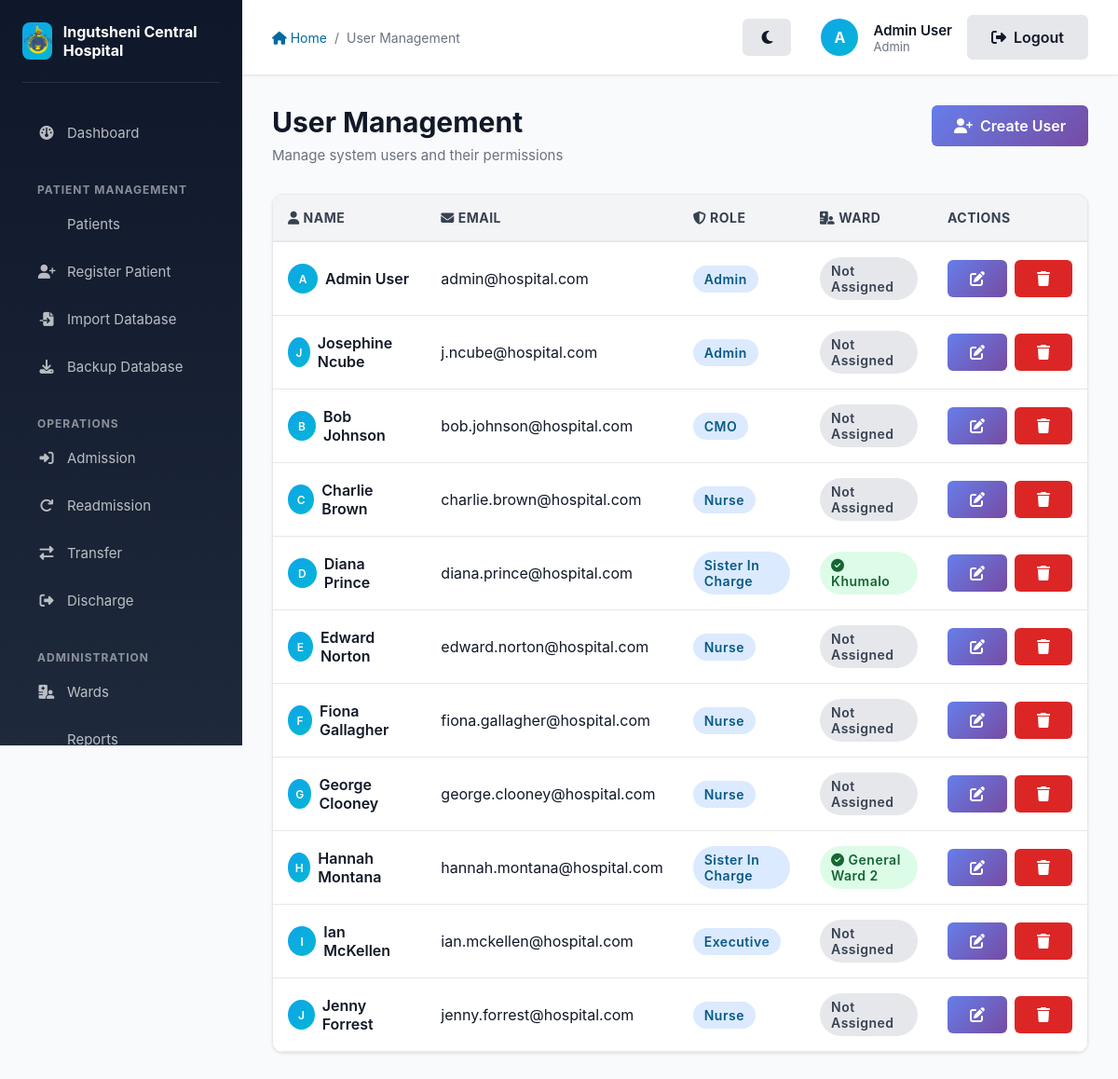
The app's page /auth/users (signed in) with its own data.
### app/models/models.py (models this page shows, shortened)
class User(db.Model, UserMixin):
    __tablename__ = 'users'
    id = db.Column(db.Integer, primary_key=True)
    name = db.Column(db.String(100), nullable=False)
    email = db.Column(db.String(120), unique=True, nullable=False)
    password_hash = db.Column(db.String(128), nullable=False)
    role_id = db.Column(db.Integer, db.ForeignKey('roles.id'), nullable=False)
    ward_id = db.Column(db.Integer, db.ForeignKey('wards.id'), nullable=True)

class Role(db.Model):
    __tablename__ = 'roles'
    id = db.Column(db.Integer, primary_key=True)
    name = db.Column(db.String(50), unique=True, nullable=False)
    users = db.relationship('User', backref='role_obj', lazy=True)

class Ward(db.Model):
    __tablename__ = 'wards'
    id = db.Column(db.Integer, primary_key=True)
    name = db.Column(db.String(100), unique=True, nullable=False)
    type = db.Column(db.String(50), nullable=False) # Admission, General, Discharge
    capacity = db.Column(db.Integer, nullable=True)
    is_permanent_residence = db.Column(db.Boolean, default=False, nullable=False)
    users = db.relationship('User', backref='ward_obj', lazy=True)
    patients = db.relationship('Patient', backref='current_ward', lazy=True)

### app/auth/routes.py (the view)
@auth.route('/users')
@login_required
@role_required(['Admin'])
def manage_users():
    users = User.query.all()
    return render_template('auth/manage_users.html', users=users)

### app/auth/utils.py (called while the page is built)
def role_required(roles):
    def decorator(f):
        @wraps(f)
        def decorated_function(*args, **kwargs):
            if not current_user.is_authenticated or current_user.role_obj.name not in roles:
                abort(403)
            return f(*args, **kwargs)
        return decorated_function
    return decorator

### app/models/models.py (called while the page is built)
@login_manager.user_loader
def load_user(user_id):
    return User.query.get(int(user_id))

### app/templates/auth/manage_users.html (shortened to what this page needs)
{% extends "layout.html" %}
{% block breadcrumb %}
    <a href="{{ url_for('main.index') }}"><i class="fas fa-home"></i> Home</a>
    <span>/</span>
    <span>User Management</span>
{% endblock %}
{% block content %}
    <div class="page-header flex-between" style="display: flex; justify-content: space-between; align-items: flex-start;">
        <div>
            <h1 class="page-title">User Management</h1>
            <p class="page-subtitle">Manage system users and their permissions</p>
        </div>
        <a href="{{ url_for('auth.create_user') }}" class="btn btn-primary">
            <i class="fas fa-user-plus"></i> Create User
        </a>
    </div>
    {% if users %}
        <div class="card">
            <div class="table-responsive">
                <table class="table">
                    <thead>
                        <tr>
                            <th><i class="fas fa-user"></i> Name</th>
                            <th><i class="fas fa-envelope"></i> Email</th>
                            <th><i class="fas fa-shield-alt"></i> Role</th>
                            <th><i class="fas fa-hospital-user"></i> Ward</th>
                            <th style="width: 150px;">Actions</th>
                        </tr>
                    </thead>
                    <tbody>
                        {% for user in users %}
                            <tr>
                                <td>
                                    <div class="flex gap-2" style="display: flex; align-items: center; gap: 0.5rem;">
                                        <div style="width: 32px; height: 32px; background: linear-gradient(135deg, #0ea5e9 0%, #06b6d4 100%); border-radius: 50%; display: flex; align-items: center; justify-content: center; color: white; font-weight: 600; font-size: 0.75rem;">
                                            {{ user.name[0].upper() }}
                                        </div>
                                        <span class="font-semibold">{{ user.name }}</span>
                                    </div>
                                </td>
                                <td>{{ user.email }}</td>
                                <td>
                                    <span class="badge badge-primary">{{ user.role_obj.name }}</span>
                                </td>
                                <td>
                                    {% if user.ward_obj %}
                                        <span class="badge badge-success"><i class="fas fa-check-circle"></i> {{ user.ward_obj.name }}</span>
                                    {% else %}
                                        <span class="badge badge-neutral">Not Assigned</span>
                                    {% endif %}
                                </td>
                                <td>
                                    <div style="display: flex; gap: 0.5rem;">
                                        <a href="{{ url_for('auth.update_user', user_id=user.id) }}" class="btn btn-sm btn-primary" title="Edit user">
                                            <i class="fas fa-edit"></i>
                                        </a>
                                        <form action="{{ url_for('auth.delete_user', user_id=user.id) }}" method="POST" style="display: inline;" onsubmit="return confirm('Are you sure you want to delete this user?');">
                                            <button type="submit" class="btn btn-sm btn-danger" title="Delete user">
                                                <i class="fas fa-trash"></i>
                                            </button>
                                        </form>
                                    </div>
                                </td>
                            </tr>
                        {% endfor %}
                    </tbody>
                </table>
            </div>
        </div>
    {% endif %}
{% endblock %}

### app/templates/layout.html (shortened to what this page needs)
<!DOCTYPE html>
<html lang="en">
<head>
    <link rel="stylesheet" href="{{ url_for('static', filename='style.css') }}">
    <link rel="stylesheet" href="https://cdnjs.cloudflare.com/ajax/libs/font-awesome/6.4.0/css/all.min.css">
</head>
<body>
    <aside class="sidebar no-print" id="sidebar">
        <div class="sidebar-header">
            <div class="sidebar-logo">
                <img src="{{ url_for('static', filename='images/logo.png') }}" alt="Ingutsheni Central Hospital Logo">
            </div>
            <div class="sidebar-title">Ingutsheni Central Hospital</div>
        </div>
        <nav class="sidebar-nav">
            <li><a href="{{ url_for('main.index') }}" class="{% if request.endpoint == 'main.index' %}active{% endif %}">
                <i class="fas fa-dashboard"></i> Dashboard
            </a></li>
        </nav>
        {% if current_user.is_authenticated %}
            <div class="sidebar-section-title">Patient Management</div>
            <nav class="sidebar-nav">
                <li><a href="{{ url_for('patients.list_patients') }}" class="{% if request.endpoint == 'patients.list_patients' %}active{% endif %}">
                     Patients
                </a></li>
                <li><a href="{{ url_for('patients.register_patient') }}" class="{% if request.endpoint == 'patients.register_patient' %}active{% endif %}">
                    <i class="fas fa-user-plus"></i> Register Patient
                </a></li>
                {% if current_user.role_obj.name in ['Admin', 'CMO'] %}
                <li><a href="{{ url_for('patients.import_database') }}" class="{% if request.endpoint == 'patients.import_database' %}active{% endif %}">
                    <i class="fas fa-file-import"></i> Import Database
                </a></li>
                <li><a href="{{ url_for('patients.backup_database') }}" class="{% if request.endpoint == 'patients.backup_database' %}active{% endif %}">
                    <i class="fas fa-download"></i> Backup Database
                </a></li>
                {% endif %}
            </nav>
            <div class="sidebar-section-title">Operations</div>
            <nav class="sidebar-nav">
                <li><a href="{{ url_for('patients.list_patients') }}" class="{% if request.endpoint == 'patients.admit_patient' %}active{% endif %}">
                    <i class="fas fa-sign-in-alt"></i> Admission
                </a></li>
                <li><a href="{{ url_for('patients.readmit_patient') }}" class="{% if request.endpoint in ['patients.readmit_patient', 'patients.readmit_patient_details'] %}active{% endif %}">
                    <i class="fas fa-redo"></i> Readmission
                </a></li>
                <li><a href="{{ url_for('patients.list_patients') }}" class="{% if request.endpoint == 'transfers.transfer_patient' %}active{% endif %}">
                    <i class="fas fa-exchange-alt"></i> Transfer
                </a></li>
                <li><a href="{{ url_for('patients.list_patients') }}" class="{% if request.endpoint == 'patients.discharge_patient' %}active{% endif %}">
                    <i class="fas fa-sign-out-alt"></i> Discharge
                </a></li>
            </nav>
            <div class="sidebar-section-title">Administration</div>
            <nav class="sidebar-nav">
                <li><a href="{{ url_for('wards.list_wards') }}" class="{% if request.endpoint == 'wards.list_wards' %}active{% endif %}">
                    <i class="fas fa-hospital-user"></i> Wards
                </a></li>
                <li><a href="{{ url_for('reports.view_reports') }}" class="{% if request.endpoint == 'reports.view_reports' %}active{% endif %}">
                     Reports
                </a></li>
            </nav>
        {% endif %}
    </aside>
    <div class="main-content">
        <div class="top-bar no-print">
            <div class="top-bar-left">
                <div class="breadcrumb">
                    {% block breadcrumb %}{% endblock %}
                </div>
            </div>
            <div class="top-bar-right" style="display: flex; align-items: center; gap: 1rem;">
                <div style="display: flex; align-items: center; gap: 1rem; margin-right: 1rem;">
                    <button id="themeToggle" class="btn btn-secondary btn-sm" title="Toggle Dark/Light Mode" style="border-radius: 50%; width: 40px; height: 40px; padding: 0;">
                        <i class="fas fa-moon"></i>
                    </button>
                </div>
                {% if current_user.is_authenticated %}
                    <div class="user-menu">
                        <div class="user-avatar" title="{{ current_user.name }}">
                            {{ current_user.name[0].upper() }}
                        </div>
                        <div class="user-info">
                            <div class="user-name">{{ current_user.name }}</div>
                            <div class="user-role">{{ current_user.role_obj.name }}</div>
                        </div>
                    </div>
                    <a href="{{ url_for('auth.logout') }}" class="btn btn-secondary btn-sm">
                        <i class="fas fa-sign-out-alt"></i> Logout
                    </a>
                {% else %}
                    <a href="{{ url_for('auth.login') }}" class="btn btn-primary btn-sm">
                        <i class="fas fa-sign-in-alt"></i> Login
                    </a>
                {% endif %}
            </div>
        </div>
        <div class="page-content">
            {% block content %}{% endblock %}
        </div>
    </div>
</body>
</html>

### app/static/style.css (style rules this page uses)
:root { --primary: #0369a1; --primary-light: #0ea5e9; --primary-dark: #075985; --success: #16a34a; --success-light: #22c55e; --danger: #dc2626; --warning: #f59e0b; --info: #3b82f6; --neutral: #6b7280; --gray-50: #f9fafb; --gray-100: #f3f4f6; --gray-200: #e5e7eb; --gray-300: #d1d5db; --gray-400: #9ca3af; --gray-500: #6b7280; --gray-600: #4b5563; --gray-700: #374151; --gray-800: #1f2937; --gray-900: #111827; --body-bg: var(--gray-50); --card-bg: #ffffff; --sidebar-bg: linear-gradient(180deg, #0f172a 0%, #1e293b 100%); --topbar-bg: #ffffff; --text-main: var(--gray-900); --text-muted: var(--gray-500); --border-color: var(--gray-200); }
* { margin: 0; padding: 0; box-sizing: border-box; }
body { font-family: -apple-system, BlinkMacSystemFont, 'Segoe UI', 'Roboto', 'Oxygen', 'Ubuntu', 'Cantarell', 'Fira Sans', 'Droid Sans', 'Helvetica Neue', sans-serif; -webkit-font-smoothing: antialiased; -moz-osx-font-smoothing: grayscale; background-color: var(--body-bg); color: var(--text-main); }
.card { background-color: var(--card-bg); border: 1px solid var(--border-color); }
.top-bar { background-color: var(--topbar-bg) !important; border-color: var(--border-color) !important; }
.table { background-color: var(--card-bg) !important; }
.table th { background-color: var(--gray-100); color: var(--text-main); border-bottom-color: var(--border-color); }
.table td { border-bottom-color: var(--border-color); }
.sidebar { background: var(--sidebar-bg) !important; }
.badge { display: inline-block; padding: 0.375rem 0.75rem; border-radius: 9999px; font-size: 0.875rem; font-weight: 600; letter-spacing: 0.5px; }
.badge-primary { background-color: #dbeafe; color: var(--primary-dark); }
.badge-success { background-color: #dcfce7; color: #166534; }
.badge-neutral { background-color: var(--gray-200); color: var(--gray-700); }
.btn { display: inline-flex; align-items: center; justify-content: center; padding: 0.625rem 1.25rem; border-radius: 0.5rem; font-weight: 600; font-size: 0.9375rem; border: none; cursor: pointer; transition: all 0.2s ease; text-decoration: none; gap: 0.5rem; }
.btn-primary { background-color: var(--primary); color: white; }
.btn-danger { background-color: var(--danger); color: white; }
.btn-secondary { background-color: var(--gray-300); color: var(--gray-800); }
.btn-sm { padding: 0.375rem 0.75rem; font-size: 0.8125rem; }
.card { background-color: white; border-radius: 0.75rem; box-shadow: 0 1px 3px rgba(0, 0, 0, 0.1); overflow: hidden; transition: all 0.2s ease; }
.table { width: 100%; border-collapse: collapse; background-color: white; }
.table thead { background-color: var(--gray-100); border-bottom: 2px solid var(--gray-200); }
.table th { padding: 1rem; text-align: left; font-weight: 700; color: var(--gray-700); font-size: 0.875rem; text-transform: uppercase; letter-spacing: 0.5px; }
.table td { padding: 1rem; border-bottom: 1px solid var(--gray-200); }
.font-semibold { font-weight: 600; }
.flex { display: flex; }
.flex-between { display: flex; justify-content: space-between; align-items: center; }
.gap-2 { gap: 0.5rem; }
.btn { font-size: 1rem !important; font-weight: 600 !important; padding: 0.75rem 1.5rem !important; border: none !important; border-radius: 6px !important; cursor: pointer !important; transition: all 0.3s ease !important; display: inline-flex !important; align-items: center !important; gap: 0.5rem !important; text-decoration: none !important; }
.btn-primary { background: linear-gradient(135deg, #667eea 0%, #764ba2 100%) !important; color: white !important; }
.btn-secondary { background: var(--gray-200) !important; color: var(--text-main) !important; border: 2px solid var(--border-color) !important; }
.btn-danger { background: var(--danger) !important; color: white !important; }

### records on screen
User: name "A", name "Admin User", email "admin@hospital.com", role_obj.name "Admin", shows "Not Assigned"
Role: role_obj.name "Admin"
User: name "J", name "Josephine Ncube", email "j.ncube@hospital.com", role_obj.name "Admin", shows "Not Assigned"
User: name "B", name "Bob Johnson", email "bob.johnson@hospital.com", role_obj.name "CMO", shows "Not Assigned"
User: name "C", name "Charlie Brown", email "charlie.brown@hospital.com", role_obj.name "Nurse", shows "Not Assigned"
User: name "D", name "Diana Prince", email "diana.prince@hospital.com", role_obj.name "Sister In Charge", ward_obj.name "Khumalo"
User: name "E", name "Edward Norton", email "edward.norton@hospital.com", role_obj.name "Nurse", shows "Not Assigned"
User: name "F", name "Fiona Gallagher", email "fiona.gallagher@hospital.com", role_obj.name "Nurse", shows "Not Assigned"
User: name "G", name "George Clooney", email "george.clooney@hospital.com", role_obj.name "Nurse", shows "Not Assigned"
User: name "H", name "Hannah Montana", email "hannah.montana@hospital.com", role_obj.name "Sister In Charge", ward_obj.name "General Ward 2"
User: name "I", name "Ian McKellen", email "ian.mckellen@hospital.com", role_obj.name "Executive", shows "Not Assigned"
User: name "J", name "Jenny Forrest", email "jenny.forrest@hospital.com", role_obj.name "Nurse", shows "Not Assigned"
